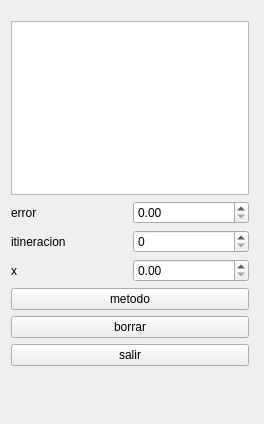
<?xml version="1.0" encoding="UTF-8"?>
<ui version="4.0">
 <class>met2</class>
 <widget class="QMainWindow" name="met2">
  <property name="geometry">
   <rect>
    <x>0</x>
    <y>0</y>
    <width>264</width>
    <height>424</height>
   </rect>
  </property>
  <property name="windowTitle">
   <string>met2</string>
  </property>
  <widget class="QWidget" name="centralWidget">
   <widget class="QWidget" name="layoutWidget">
    <property name="geometry">
     <rect>
      <x>0</x>
      <y>10</y>
      <width>260</width>
      <height>367</height>
     </rect>
    </property>
    <layout class="QGridLayout" name="gridLayout">
     <item row="1" column="0">
      <layout class="QHBoxLayout" name="horizontalLayout_2">
       <item>
        <widget class="QTextBrowser" name="texto"/>
       </item>
      </layout>
     </item>
     <item row="4" column="0">
      <layout class="QHBoxLayout" name="horizontalLayout">
       <item>
        <widget class="QLabel" name="label_2">
         <property name="text">
          <string>error</string>
         </property>
        </widget>
       </item>
       <item>
        <widget class="QDoubleSpinBox" name="er"/>
       </item>
      </layout>
     </item>
     <item row="7" column="0">
      <widget class="QPushButton" name="metodo">
       <property name="text">
        <string>metodo</string>
       </property>
      </widget>
     </item>
     <item row="8" column="0">
      <widget class="QPushButton" name="borrar">
       <property name="text">
        <string>borrar</string>
       </property>
      </widget>
     </item>
     <item row="9" column="0">
      <widget class="QPushButton" name="sal">
       <property name="text">
        <string>salir</string>
       </property>
      </widget>
     </item>
     <item row="6" column="0">
      <layout class="QHBoxLayout" name="horizontalLayout_3">
       <item>
        <widget class="QLabel" name="label">
         <property name="text">
          <string>x</string>
         </property>
        </widget>
       </item>
       <item>
        <widget class="QDoubleSpinBox" name="x1"/>
       </item>
      </layout>
     </item>
     <item row="5" column="0">
      <layout class="QHBoxLayout" name="horizontalLayout_4">
       <item>
        <widget class="QLabel" name="label_3">
         <property name="text">
          <string>itineracion</string>
         </property>
        </widget>
       </item>
       <item>
        <widget class="QSpinBox" name="spinBox"/>
       </item>
      </layout>
     </item>
    </layout>
   </widget>
  </widget>
 </widget>
 <layoutdefault spacing="6" margin="11"/>
 <resources/>
 <connections/>
</ui>
